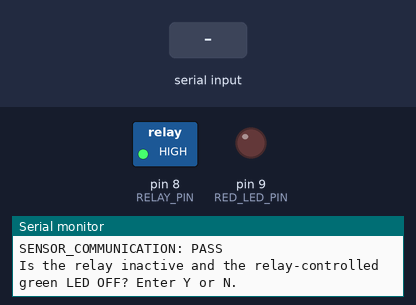
A sketch run on a simulated Arduino Uno, built with avr-gcc and run on an emulated ATmega328P. On the bench: switched loads named in the sketch (green lamp = pin HIGH), output pins drawn as LEDs (lit = HIGH), the last lines printed to the serial monitor. Inputs (shaded band) come from the test bench.

Above: at 3.1 s.
3.2 s: "Y" received over Serial
At 3.7 s:
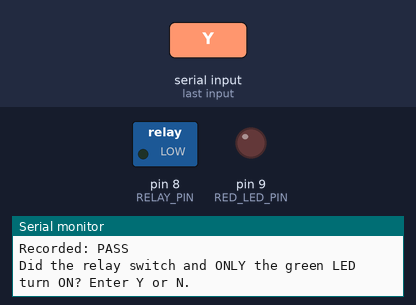
4.7 s: "y" received over Serial
At 5.9 s:
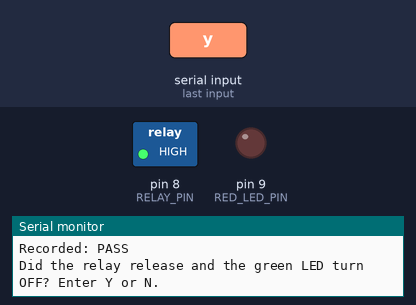
6.2 s: "N" received over Serial
At 7.2 s:
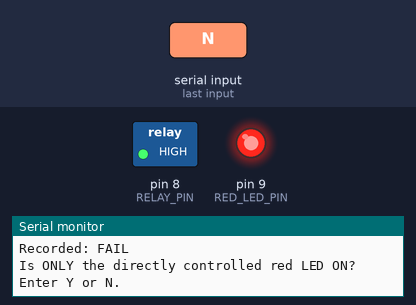
Timing chart, 0 to 9.2 s (numbered marks = the images above; inputs shaded):
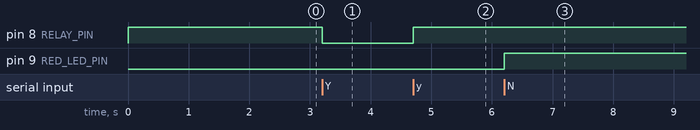

The sketch:

HardwareSelfTest.ino
```cpp
#include <Adafruit_Fingerprint.h>
#include <SoftwareSerial.h>

constexpr uint8_t FP_RX_PIN = 2;
constexpr uint8_t FP_TX_PIN = 3;
constexpr uint8_t RELAY_PIN = 8;
constexpr uint8_t RED_LED_PIN = 9;
// Change this single setting only after checking the actual relay module.
constexpr bool RELAY_ACTIVE_LOW = true;
constexpr uint8_t RELAY_ACTIVE_LEVEL = RELAY_ACTIVE_LOW ? LOW : HIGH;
constexpr uint8_t RELAY_INACTIVE_LEVEL = RELAY_ACTIVE_LOW ? HIGH : LOW;
constexpr uint32_t SENSOR_BAUD_RATE = 57600UL;
constexpr uint32_t HOST_BAUD_RATE = 9600UL;

SoftwareSerial fingerprintSerial(FP_RX_PIN, FP_TX_PIN);
Adafruit_Fingerprint fingerprintSensor(&fingerprintSerial);

void configureOutputsSafely();
void setOutputsSafe();
void clearPendingSerialInput();
bool askForConfirmation(const __FlashStringHelper *question);
bool testRelayAndGreenLed();
bool testRedLed();

void setup() {
  configureOutputsSafely();

  Serial.begin(HOST_BAUD_RATE);
  delay(1000);

  Serial.println(F("Fingerprint relay/LED prototype - hardware self-test"));
  Serial.println(F("This sketch does not enroll or authenticate fingerprints."));
  Serial.println(F("Use Serial Monitor at 9600 baud with any line ending."));
  Serial.print(F("Configured relay trigger: "));
  Serial.println(RELAY_ACTIVE_LOW ? F("ACTIVE LOW") : F("ACTIVE HIGH"));
  Serial.println(F("If the relay or green LED is active before requested, enter N,"));
  Serial.println(F("disconnect power, and reverse RELAY_ACTIVE_LOW."));
  Serial.println();

  fingerprintSensor.begin(SENSOR_BAUD_RATE);
  const bool sensorPassed = fingerprintSensor.verifyPassword();
  if (sensorPassed) {
    Serial.println(F("SENSOR_COMMUNICATION: PASS"));
  } else {
    Serial.println(F("SENSOR_COMMUNICATION: FAIL"));
    Serial.println(F("Check sensor voltage, common ground, and crossed TX/RX."));
  }

  const bool relayPassed = testRelayAndGreenLed();
  const bool redPassed = testRedLed();

  setOutputsSafe();
  Serial.println();
  Serial.println(F("Self-test summary"));
  Serial.print(F("  Sensor: "));
  Serial.println(sensorPassed ? F("PASS") : F("FAIL"));
  Serial.print(F("  Relay and green LED: "));
  Serial.println(relayPassed ? F("PASS") : F("FAIL"));
  Serial.print(F("  Red LED: "));
  Serial.println(redPassed ? F("PASS") : F("FAIL"));

  if (sensorPassed && relayPassed && redPassed) {
    Serial.println(F("OVERALL: PASS"));
  } else {
    Serial.println(F("OVERALL: FAIL"));
  }
  Serial.println(F("Relay is inactive and both LEDs are now OFF. Reset to repeat."));
}

void loop() {
  // The dedicated self-test runs once after reset.
}

void configureOutputsSafely() {
  // Preload inactive levels before enabling the output drivers. This avoids a
  // software-created relay pulse when an active-low module is used.
  digitalWrite(RELAY_PIN, RELAY_INACTIVE_LEVEL);
  pinMode(RELAY_PIN, OUTPUT);
  digitalWrite(RED_LED_PIN, LOW);
  pinMode(RED_LED_PIN, OUTPUT);
}

void setOutputsSafe() {
  digitalWrite(RELAY_PIN, RELAY_INACTIVE_LEVEL);
  digitalWrite(RED_LED_PIN, LOW);
}

bool testRelayAndGreenLed() {
  setOutputsSafe();
  const bool inactiveBefore = askForConfirmation(
      F("Is the relay inactive and the relay-controlled green LED OFF? Enter Y or N."));

  digitalWrite(RELAY_PIN, RELAY_ACTIVE_LEVEL);
  const bool active = askForConfirmation(
      F("Did the relay switch and ONLY the green LED turn ON? Enter Y or N."));

  digitalWrite(RELAY_PIN, RELAY_INACTIVE_LEVEL);
  const bool inactiveAfter = askForConfirmation(
      F("Did the relay release and the green LED turn OFF? Enter Y or N."));

  setOutputsSafe();
  return inactiveBefore && active && inactiveAfter;
}

bool testRedLed() {
  setOutputsSafe();
  digitalWrite(RED_LED_PIN, HIGH);
  const bool passed = askForConfirmation(
      F("Is ONLY the directly controlled red LED ON? Enter Y or N."));
  setOutputsSafe();
  return passed;
}

bool askForConfirmation(const __FlashStringHelper *question) {
  clearPendingSerialInput();
  Serial.println();
  Serial.println(question);

  while (true) {
    if (Serial.available() == 0) {
      continue;
    }

    const char response = static_cast<char>(Serial.read());
    if (response == 'Y' || response == 'y') {
      Serial.println(F("Recorded: PASS"));
      return true;
    }
    if (response == 'N' || response == 'n') {
      Serial.println(F("Recorded: FAIL"));
      return false;
    }
  }
}

void clearPendingSerialInput() {
  while (Serial.available() > 0) {
    Serial.read();
  }
}
```

Measured:
- after the input at 3.2 s, pin 8 (RELAY_PIN): HIGH → LOW at once
- after the input at 4.7 s, pin 8 (RELAY_PIN): LOW → HIGH at once
- after the input at 6.2 s, pin 9 (RED_LED_PIN): LOW → HIGH at once
